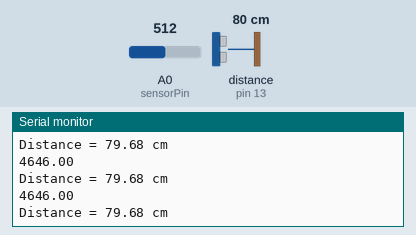
Bench run of a sketch on a simulated Arduino Uno, built with avr-gcc and run on an emulated ATmega328P. Shown: the last lines printed to the serial monitor. Wiring (inferred from the names in the program): ultrasonic range finder: trigger pin 10; echo pin 13. The inputs (shaded band) are chosen by the test bench; at power-on: distance to the obstacle (sensor on pin 13) 80 cm, A0 (sensorPin) = 512. The echo pulse lasts 58.3 µs per cm.

Above: at 1.3 s.
1.4 s: distance to the obstacle (sensor on pin 13) set to 2 cm
At 1.84 s:
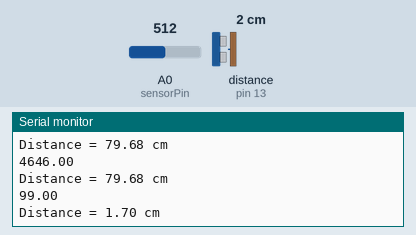
2.9 s: distance to the obstacle (sensor on pin 13) set to 4 cm
At 3.35 s:
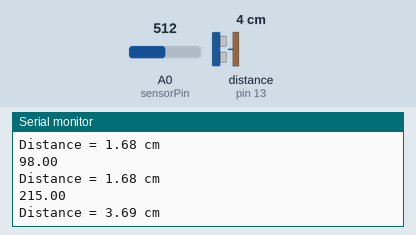
Timing chart, 0 to 5.9 s (numbered marks = the images above; inputs shaded):
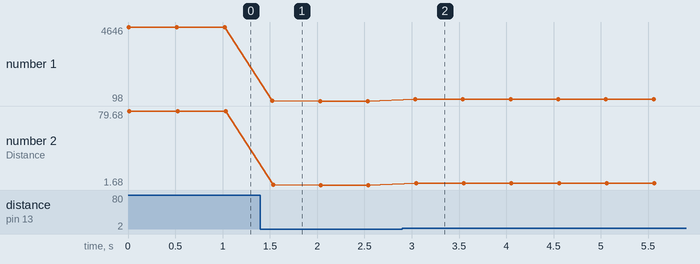

The sketch:

Prog_blue.ino
```cpp
#include <SoftwareSerial.h>
#define trigPin 10
#define echoPin 13
SoftwareSerial BTserial(10, 11); // RX | TX

int sensorPin = A0;

int sensorValue = 0;

float duration,distance;

void setup() {
  // put your setup code here, to run once:

BTserial.begin(9600);
Serial.begin (9600);
pinMode(trigPin, OUTPUT);
pinMode(echoPin, INPUT);


}

void loop() {
  // put your main code here, to run repeatedly:

digitalWrite(trigPin,LOW);
delayMicroseconds(2);
digitalWrite(trigPin,HIGH);
delayMicroseconds(10);
digitalWrite(trigPin,LOW);

duration = pulseIn(echoPin,HIGH);
  Serial.println(duration);

distance = (duration/2) * 0.0343;

sensorValue = analogRead(sensorPin);

Serial.print("Distance = ");
if ( distance <= 40 || distance >=2)
{
  Serial.print(distance);
  Serial.println(" cm " );
    BTserial.print("1");BTserial.print(";");

}
else
{
  Serial.print(distance);
  Serial.println(" Out of Range " );
 // BTserial.print("0");BTserial.print(";");
}
delay(500);
}
```

Measured:
- after the input at 1.4 s, the serial monitor: prints a new line after 0.13 s (image 1)
- after the input at 2.9 s, the serial monitor: prints a new line after 0.14 s (image 2)
- plotted number 1: 4646 → 98 after the input at 1.4 s, 98 → 215 after the input at 2.9 s
- plotted number 2: 79.68 → 1.68 after the input at 1.4 s, 1.68 → 3.69 after the input at 2.9 s
